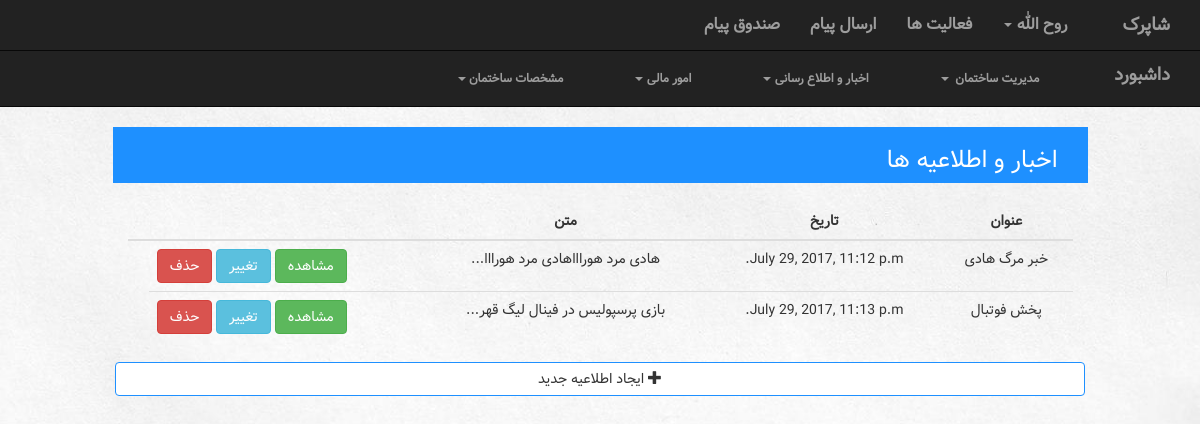
Page /building/1/cunews/ (signed in) on the earlier database version.
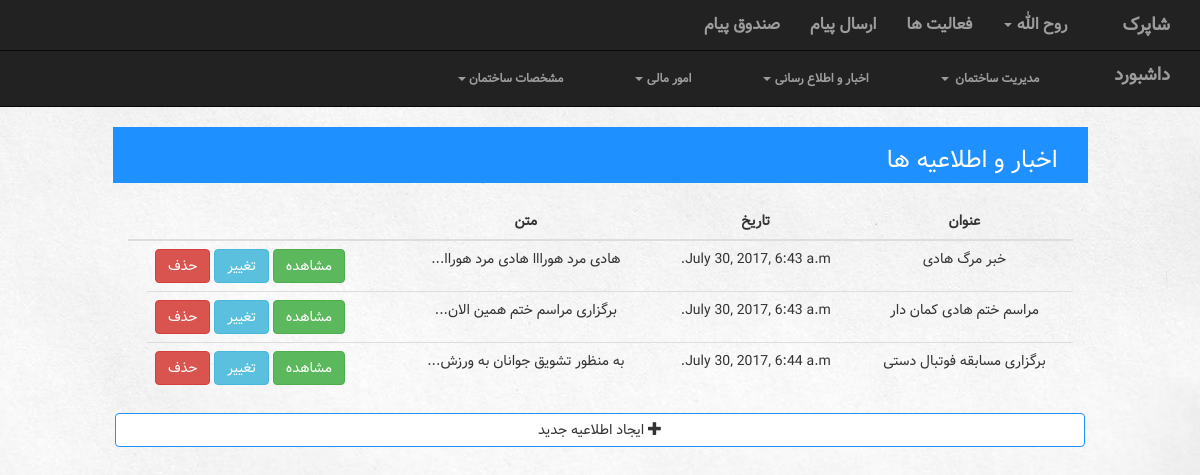
Same page on the later database version.
### building/models.py (models this page shows)
class News(models.Model):
    building = models.ForeignKey(Building, on_delete=models.CASCADE)
    date = models.DateTimeField(auto_now=True)
    text = models.TextField()
    subject = models.CharField(max_length=100)

### building/views.py (the view)
# urls.py: url(r'^(?P<building_id>[0-9]+)/cunews/$', views.cunews, name="cunews"),
def cunews(request, building_id):
    context = {'all_news': News.objects.filter(building=building_id),
               'Listname': 'اخبار و اطلاعیه ها',
               'title1': 'عنوان',
               'title2': 'تاریخ',
               'title3': 'متن',
               'building': Building.objects.get(pk=building_id),
               'accountType': Account.objects.get(user=request.user).type,
               'form' : myForm.CreateNewsForm
               }
    return render(request, 'building/cunews.html', context)

### building/templates/building/cunews.html (shortened to what this page needs)
{% extends 'building/UserNavBar.html' %}
{% load staticfiles %}
{% block navbar %}{% if accountType == 1 %} {% include 'building/managerNavBar.html' %} {% else %} {% include 'building/neighborNavBar.html' %}  {% endif %}{% endblock %}
{% block body %}
 <div class="col-sm-12">
        <div class="listContainer col-sm-10 col-lg-offset-1">
            <div class="listTitle pull-right col-sm-12">
                <h3> {{ Listname }} </h3>
            </div>
        </div>
        <div class="col-sm-10 col-lg-offset-1">
            <br>
            <table class="table table-hover">
                <thead>
                    <tr>
                        <th>{{ title1 }}</th>
                        <th>{{ title2 }}</th>
                        <th>{{ title3 }}</th>
                        <th></th>
                        <th></th>
                    </tr>
                </thead>
                <tbody>
                {% for n in all_news %}
                    <tr>
                        <td>{{ n.subject }}</td>
                        <td>{{ n.date }}</td>
                        <td>{{ n.text|slice:"0:30" }}...</td>
                    <td class="link">
                          <button type="button" class="btn btn-danger">حذف</button>
                            <button type="button" class="btn btn-info">تغییر</button>
                            <button type="button" class="btn btn-success">مشاهده</button>
                        </td>
                    </tr>
                {% endfor %}
                </tbody>
            </table>
        </div>
    </div>
    <div class="col-md-10 col-lg-offset-1" >
        <button class="col-md-12 btn btn-default" data-toggle="modal" data-target="#myModal">  <span class="glyphicon glyphicon-plus" aria-hidden="true"></span> ایجاد اطلاعیه جدید </button>
    </div>
{% endblock %}

Differences in the rows shown:
removed News: subject "پخش فوتبال", date "July 29, 2017, 11:13 p.m.", text "بازی پرسپولیس در فینال لیگ قهر"
changed News "خبر مرگ هادی": date "July 29, 2017, 11:12 p.m." → "July 30, 2017, 6:43 a.m."; text "هادی مرد هوراااهادی مرد هورااا" → "هادی مرد هورااا هادی مرد هوراا"
added News: subject "مراسم ختم هادی کمان دار", date "July 30, 2017, 6:43 a.m.", text "برگزاری مراسم ختم همین الان"
added News: subject "برگزاری مسابقه فوتبال دستی", date "July 30, 2017, 6:44 a.m.", text "به منظور تشویق جوانان به ورزش"
